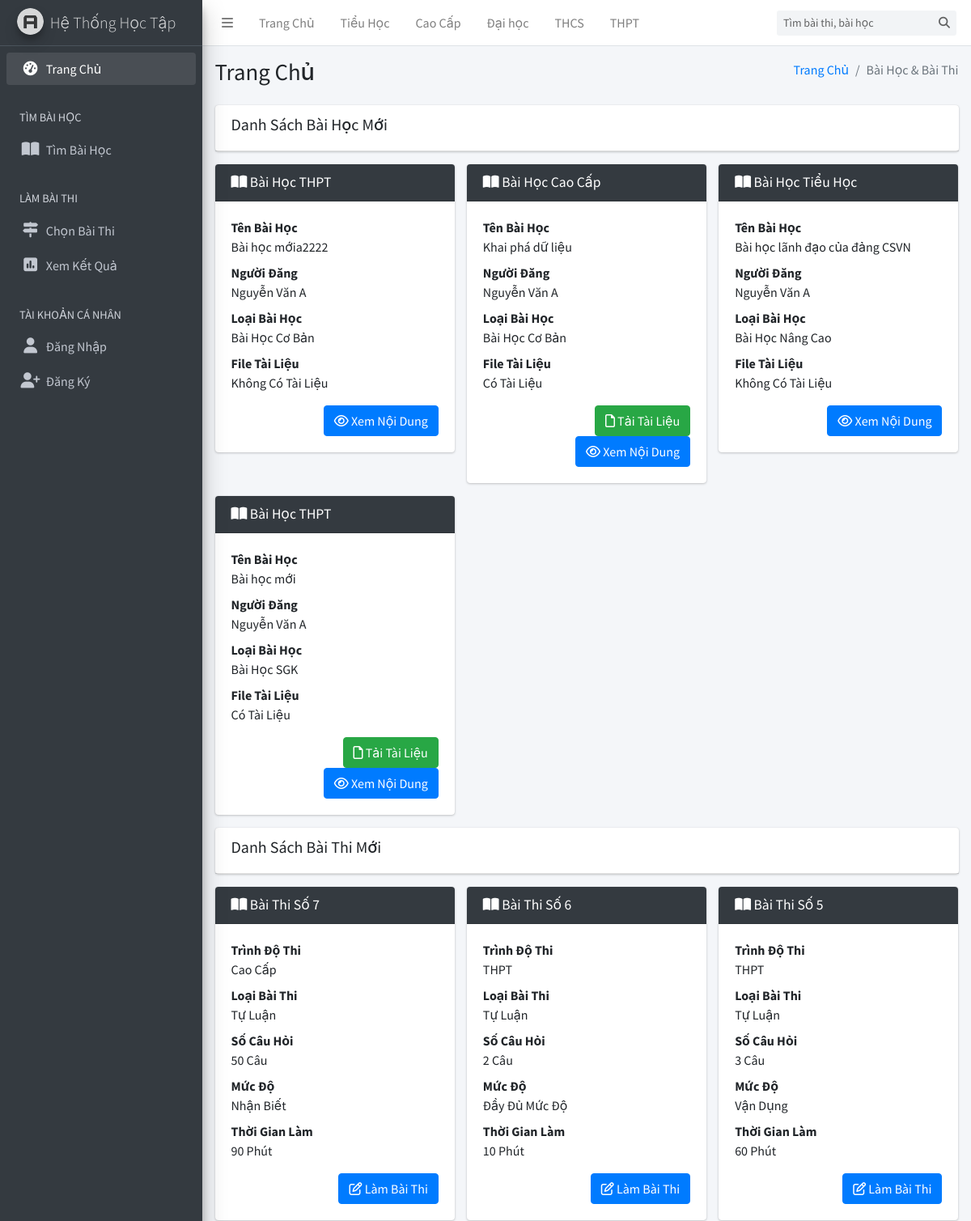
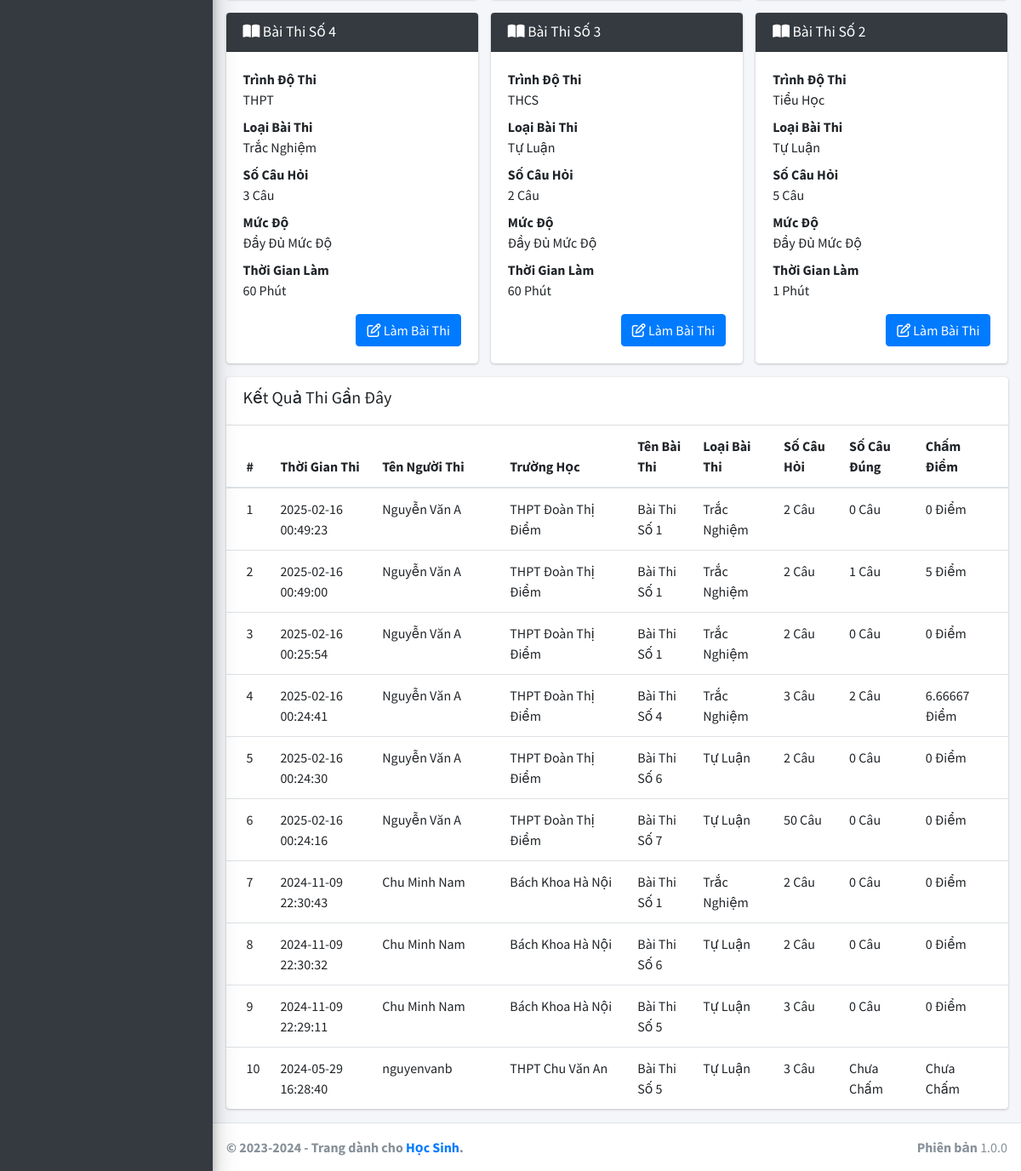
The page / on the database its author committed (2 pictures, top to bottom).
### tables this page shows
CREATE TABLE `trinhdo` (
  `MaTrinhDo` int(11) NOT NULL,
  `TenTrinhDo` varchar(255) NOT NULL,
  `DuongDan` text NOT NULL,
  `TrangThai` int(11) NOT NULL DEFAULT 1
);

CREATE TABLE `baihoc` (
  `MaBaiHoc` int(11) NOT NULL,
  `TenBaiHoc` varchar(255) NOT NULL,
  `MoTa` text NOT NULL,
  `DuongDan` text NOT NULL,
  `MaGiaoVien` int(11) NOT NULL,
  `LoaiBaiHoc` int(11) NOT NULL DEFAULT 1,
  `MaTrinhDo` int(11) NOT NULL,
  `TepTin` text DEFAULT NULL,
  `MaBaiThi` int(11) DEFAULT NULL,
  `TrangThai` int(11) NOT NULL DEFAULT 1
);

CREATE TABLE `giaovien` (
  `MaGiaoVien` int(11) NOT NULL,
  `TenGiaoVien` varchar(255) NOT NULL,
  `SoDienThoai` varchar(11) NOT NULL,
  `Email` varchar(255) NOT NULL,
  `TaiKhoan` varchar(255) NOT NULL,
  `MatKhau` varchar(255) NOT NULL,
  `TrangThai` int(11) NOT NULL DEFAULT 1
);

CREATE TABLE `baithi` (
  `MaBaiThi` int(11) NOT NULL,
  `MaTrinhDo` int(11) NOT NULL,
  `LoaiBaiThi` int(11) NOT NULL DEFAULT 1,
  `MucDo` int(11) NOT NULL DEFAULT 1,
  `SoCauHoi` int(11) NOT NULL DEFAULT 1,
  `ThoiGianLam` int(11) NOT NULL,
  `TrangThai` int(11) NOT NULL DEFAULT 1
);

CREATE TABLE `ketqua` (
  `MaKetQua` int(11) NOT NULL,
  `MaHocSinh` int(11) NOT NULL,
  `SoCauDung` int(11) NOT NULL,
  `ChamDiem` float NOT NULL,
  `ThoiGian` datetime NOT NULL DEFAULT current_timestamp(),
  `MaBaiThi` int(11) NOT NULL,
  `TrangThai` int(11) NOT NULL DEFAULT 1
);

CREATE TABLE `hocsinh` (
  `MaHocSinh` int(11) NOT NULL,
  `TenHocSinh` varchar(255) NOT NULL,
  `NgaySinh` date NOT NULL,
  `GioiTinh` int(11) NOT NULL,
  `TenTruong` varchar(255) NOT NULL,
  `TaiKhoan` varchar(255) NOT NULL,
  `MatKhau` varchar(255) NOT NULL,
  `TrangThai` int(11) NOT NULL DEFAULT 1
);

### application/views/Student/View_TrangChu.php (the view, shortened to what the rows shown need)
<?php require(APPPATH.'views/Student/layouts/header.php'); ?>
<div class="content-wrapper" style="min-height: 1203.31px;">
    <section class="content-header">
      <div class="container-fluid">
        <div class="row mb-2">
          <div class="col-sm-6">
            <h1>Trang Chủ</h1>
          </div>
        </div>
      </div>
    </section>
    <section class="content">
      <div class="container-fluid">
        <div class="row">
          <div class="col-12">
            <div class="row">
            	<?php foreach ($baihoc as $key => $value): ?>
            		<div class="col-md-4">
			            <div class="card">
			              <div class="card-header bg-dark">
			                <h4 class="card-title" style="color: white; text-transform: capitalize;">
			                  <i class="fas fa-book-open"></i>
			                   Bài Học <?php echo $value['TenTrinhDo'] ?>
			                </h4>
			              </div>
			              <div class="card-body">
			                <dl>
			                	<dt>Tên Bài Học</dt>
			                  <dd style="white-space: nowrap; overflow: hidden; text-overflow: ellipsis; display: block;"><?php echo $value['TenBaiHoc'] ?></dd>
			                  <dt>Người Đăng</dt>
			                  <dd><?php echo $value['TenGiaoVien'] ?></dd>
			                  <dt>Loại Bài Học</dt>
			                  <dd>
			                  	<?php if($value['LoaiBaiHoc'] == 1){ ?>
		                            Bài Học SGK
		                        <?php }else if($value['LoaiBaiHoc'] == 2){ ?>
		                            Bài Học Cơ Bản
		                        <?php }else if($value['LoaiBaiHoc'] == 3){ ?>
		                            Bài Học Nâng Cao
		                        <?php }else{ ?>
		                            Bài Học Luyện Thi
		                        <?php } ?>
			                  </dd>
			                  <dt>File Tài Liệu</dt>
			                  <dd>
			                  	<?php if($value['TepTin'] != NULL){ ?>
				                		Có Tài Liệu
				                	<?php }else{ ?>
				                		Không Có Tài Liệu
				                	<?php } ?>
			                  </dd>
			                </dl>
			                <div class="text-right">
			                	<?php if($value['TepTin'] != NULL){ ?>
			                		<a href="<?php echo $value['TepTin'] ?>" class="btn btn-success"><i class="fa-regular fa-file"></i> Tải Tài Liệu</a>
			                	<?php } ?>
			              		<a href="<?php echo base_url('bai-hoc/'.$value['DuongDan'].'/'); ?>" class="btn btn-primary"><i class="fa-regular fa-eye"></i> Xem Nội Dung</a>
			                </div>
			              </div>
			            </div>
			          </div>
            	<?php endforeach ?>
			</div>
          </div>
          <div class="col-12">
            <div class="row">
            	<?php foreach ($baithi as $key => $value): ?>
            		<div class="col-md-4">
			            <div class="card">
			              <div class="card-header bg-dark">
			                <h4 class="card-title" style="color: white; text-transform: capitalize;">
			                  <i class="fas fa-book-open"></i>
			                   Bài thi số <?php echo $value['MaBaiThi'] ?>
			                </h4>
			              </div>
			              <div class="card-body">
			                <dl>
			                	<dt>Trình Độ Thi</dt>
			                  <dd><?php echo $value['TenTrinhDo'] ?></dd>
			                  <dt>Loại Bài Thi</dt>
			                  <dd><?php echo $value['LoaiBaiThi'] == 1 ? "Trắc Nghiệm" : "Tự Luận"; ?></dd>
			                  <dt>Số Câu Hỏi</dt>
			                  <dd><?php echo $value['SoCauHoi'] ?> Câu</dd>
			                  <dt>Mức Độ</dt>
			                  <dd>
			                  	<?php if($value['MucDo'] == 1){ ?>
		                            Nhận Biết
		                        <?php }else if($value['MucDo'] == 2){ ?>
		                            Thông Hiểu
		                        <?php }else if($value['MucDo'] == 3){ ?>
		                            Vận Dụng
		                        <?php }else if($value['MucDo'] == 3){ ?>
		                        		Vận Dụng Cao
		                        <?php }else{ ?>
		                            Đầy Đủ Mức Độ
		                        <?php } ?>
			                  </dd>
			                  <dt>Thời Gian Làm</dt>
			                  <dd>
			                  	<?php echo $value['ThoiGianLam'] ?> Phút
			                  </dd>
			                </dl>
			                <div class="text-right">
			              		<a href="<?php echo base_url('lam-bai-thi/'.$value['MaBaiThi'].'/'); ?>" class="btn btn-primary"><i class="fa-regular fa-pen-to-square"></i> Làm Bài Thi</a>
			                </div>
			              </div>
			            </div>
			          </div>
            	<?php endforeach ?>
						</div>
          </div>
          <div class="col-12">
            <div class="card">
            	<div class="card-body table-responsive p-0">
                <table class="table table-hover">
                  <thead>
                    <tr>
                    	<th>#</th>
                    	<th style="width: fit-content;">Thời Gian Thi</th>
                    	<th style="width: 150px;">Tên Người Thi</th>
                    	<th style="width: 150px;">Trường Học</th>
                      <th>Tên Bài Thi</th>
                      <th>Loại Bài Thi</th>
                      <th>Số Câu Hỏi</th>
                      <th>Số Câu Đúng</th>
                      <th>Chấm Điểm</th>
                    </tr>
                  </thead>
	                  <tbody>
	                  	<?php foreach ($result as $key => $value): ?>
	                  		<tr>
		                      <td><?php echo $key + 1 ?></td>
		                      <td>
	                          <?php echo $value['ThoiGian'] ?>
	                        </td>
	                        <td>
	                        	<?php echo $value['TenHocSinh'] ?>
	                        </td>
	                        <td>
	                        	<?php echo $value['TenTruong'] ?>
	                        </td>
	                        <td>
	                          Bài Thi Số <?php echo $value['MaBaiThi'] ?>
	                        </td>
	                        <td>
	                        	<?php echo $value['LoaiBaiThi'] == 1 ? "Trắc Nghiệm" : "Tự Luận" ?>
	                        </td>
		                      <td>
		                      	<?php echo $value['SoCauHoi'] ?> Câu
		                      </td>
		                      <td>
		                      	<?php echo $value['SoCauDung'] == -1 ? "Chưa Chấm" : $value['SoCauDung'] ." Câu"; ?>
		                      </td>
		                      <td>
		                      	<?php echo $value['ChamDiem'] == -1 ? "Chưa Chấm" : $value['ChamDiem']. " Điểm"; ?>
		                      </td>
		                    </tr>
		                  <?php endforeach ?>
	                  </tbody>
                </table>
              </div>
            </div>
          </div>
        </div>
      </div>
    </section>
  </div>
<?php require(APPPATH.'views/Student/layouts/footer.php'); ?>

### application/views/Student/layouts/header.php (shortened to what the rows shown need)
<!DOCTYPE html>
<html>
<head>
  <link rel="stylesheet" href="https://cdnjs.cloudflare.com/ajax/libs/font-awesome/6.5.1/css/all.min.css">
  <link rel="stylesheet" href="https://code.ionicframework.com/ionicons/2.0.1/css/ionicons.min.css">
  <link rel="stylesheet" href="<?php echo base_url('public/admin/'); ?>plugins/tempusdominus-bootstrap-4/css/tempusdominus-bootstrap-4.min.css">
  <link rel="stylesheet" href="<?php echo base_url('public/admin/'); ?>plugins/icheck-bootstrap/icheck-bootstrap.min.css">
  <link rel="stylesheet" href="<?php echo base_url('public/admin/'); ?>dist/css/adminlte.min.css">
  <link rel="stylesheet" href="<?php echo base_url('public/admin/'); ?>plugins/overlayScrollbars/css/OverlayScrollbars.min.css">
  <link rel="stylesheet" href="<?php echo base_url('public/admin/'); ?>plugins/daterangepicker/daterangepicker.css">
  <link rel="stylesheet" href="<?php echo base_url('public/admin/'); ?>plugins/summernote/summernote-bs4.css">
</head>
<body class="hold-transition sidebar-mini layout-fixed" >
<div class="wrapper">
  <nav class="main-header navbar navbar-expand navbar-white navbar-light" style="justify-content: space-between;">
    <?php
      $CI = &get_instance();
      $trinhdo = $CI->Model_TrinhDo->getAll(0,1000);
    ?>
    <ul class="navbar-nav">
      <?php foreach ($trinhdo as $td): ?>
          <li class="nav-item d-none d-sm-inline-block">
              <a href="<?php echo base_url(); ?>?lop=<?php echo $td['MaTrinhDo']; ?>" class="nav-link"><?= htmlspecialchars($td['TenTrinhDo']) ?></a>
          </li>
      <?php endforeach; ?>
    </ul>
  </nav>

### rows shown on the page
trinhdo: TenTrinhDo "Tiểu Học"
trinhdo: TenTrinhDo "Cao Cấp"
trinhdo: TenTrinhDo "Đại học"
trinhdo: TenTrinhDo "THCS"
trinhdo: TenTrinhDo "THPT"
baihoc: MaTrinhDo.TenTrinhDo "THPT", TenBaiHoc "Bài học mớia2222", MaGiaoVien.TenGiaoVien "Nguyễn Văn A", LoaiBaiHoc "Bài Học Cơ Bản", shows "Không Có Tài Liệu"
baihoc: MaTrinhDo.TenTrinhDo "Cao Cấp", TenBaiHoc "Khai phá dữ liệu", MaGiaoVien.TenGiaoVien "Nguyễn Văn A", LoaiBaiHoc "Bài Học Cơ Bản", shows "Có Tài Liệu"
baihoc: MaTrinhDo.TenTrinhDo "Tiểu Học", TenBaiHoc "Bài học lãnh đạo của đảng CSVN", MaGiaoVien.TenGiaoVien "Nguyễn Văn A", LoaiBaiHoc "Bài Học Nâng Cao", shows "Không Có Tài Liệu"
baihoc: MaTrinhDo.TenTrinhDo "THPT", TenBaiHoc "Bài học mới", MaGiaoVien.TenGiaoVien "Nguyễn Văn A", LoaiBaiHoc "Bài Học SGK", shows "Có Tài Liệu"
baithi: MaBaiThi "7", MaTrinhDo.TenTrinhDo "Cao Cấp", LoaiBaiThi "Tự Luận", SoCauHoi "50", MucDo "Nhận Biết", ThoiGianLam "90"
baithi: MaBaiThi "6", MaTrinhDo.TenTrinhDo "THPT", LoaiBaiThi "Tự Luận", SoCauHoi "2", MucDo "Đầy Đủ Mức Độ", ThoiGianLam "10"
baithi: MaBaiThi "5", MaTrinhDo.TenTrinhDo "THPT", LoaiBaiThi "Tự Luận", SoCauHoi "3", MucDo "Vận Dụng", ThoiGianLam "60"
baithi: MaBaiThi "4", MaTrinhDo.TenTrinhDo "THPT", LoaiBaiThi "Trắc Nghiệm", SoCauHoi "3", MucDo "Đầy Đủ Mức Độ", ThoiGianLam "60"
baithi: MaBaiThi "3", MaTrinhDo.TenTrinhDo "THCS", LoaiBaiThi "Tự Luận", SoCauHoi "2", MucDo "Đầy Đủ Mức Độ", ThoiGianLam "60"
baithi: MaBaiThi "2", MaTrinhDo.TenTrinhDo "Tiểu Học", LoaiBaiThi "Tự Luận", SoCauHoi "5", MucDo "Đầy Đủ Mức Độ", ThoiGianLam "1"
ketqua: ThoiGian "2025-02-16 00:49:23", MaHocSinh.TenHocSinh "Nguyễn Văn A", MaHocSinh.TenTruong "THPT Đoàn Thị Điểm", MaBaiThi.MaBaiThi "1", shows "Trắc Nghiệm", MaBaiThi.SoCauHoi "2", SoCauDung "0", ChamDiem "0"
ketqua: ThoiGian "2025-02-16 00:49:00", MaHocSinh.TenHocSinh "Nguyễn Văn A", MaHocSinh.TenTruong "THPT Đoàn Thị Điểm", MaBaiThi.MaBaiThi "1", shows "Trắc Nghiệm", MaBaiThi.SoCauHoi "2", SoCauDung "1", ChamDiem "5"
ketqua: ThoiGian "2025-02-16 00:25:54", MaHocSinh.TenHocSinh "Nguyễn Văn A", MaHocSinh.TenTruong "THPT Đoàn Thị Điểm", MaBaiThi.MaBaiThi "1", shows "Trắc Nghiệm", MaBaiThi.SoCauHoi "2", SoCauDung "0", ChamDiem "0"
ketqua: ThoiGian "2025-02-16 00:24:41", MaHocSinh.TenHocSinh "Nguyễn Văn A", MaHocSinh.TenTruong "THPT Đoàn Thị Điểm", MaBaiThi.MaBaiThi "4", shows "Trắc Nghiệm", MaBaiThi.SoCauHoi "3", SoCauDung "2", ChamDiem "6.66667"
ketqua: ThoiGian "2025-02-16 00:24:30", MaHocSinh.TenHocSinh "Nguyễn Văn A", MaHocSinh.TenTruong "THPT Đoàn Thị Điểm", MaBaiThi.MaBaiThi "6", shows "Tự Luận", MaBaiThi.SoCauHoi "2", SoCauDung "0", ChamDiem "0"
ketqua: ThoiGian "2025-02-16 00:24:16", MaHocSinh.TenHocSinh "Nguyễn Văn A", MaHocSinh.TenTruong "THPT Đoàn Thị Điểm", MaBaiThi.MaBaiThi "7", shows "Tự Luận", MaBaiThi.SoCauHoi "50", SoCauDung "0", ChamDiem "0"
ketqua: ThoiGian "2024-11-09 22:30:43", MaHocSinh.TenHocSinh "Chu Minh Nam", MaHocSinh.TenTruong "Bách Khoa Hà Nội", MaBaiThi.MaBaiThi "1", shows "Trắc Nghiệm", MaBaiThi.SoCauHoi "2", SoCauDung "0", ChamDiem "0"
ketqua: ThoiGian "2024-11-09 22:30:32", MaHocSinh.TenHocSinh "Chu Minh Nam", MaHocSinh.TenTruong "Bách Khoa Hà Nội", MaBaiThi.MaBaiThi "6", shows "Tự Luận", MaBaiThi.SoCauHoi "2", SoCauDung "0", ChamDiem "0"
ketqua: ThoiGian "2024-11-09 22:29:11", MaHocSinh.TenHocSinh "Chu Minh Nam", MaHocSinh.TenTruong "Bách Khoa Hà Nội", MaBaiThi.MaBaiThi "5", shows "Tự Luận", MaBaiThi.SoCauHoi "3", SoCauDung "0", ChamDiem "0"
ketqua: ThoiGian "2024-05-29 16:28:40", MaHocSinh.TenHocSinh "nguyenvanb", MaHocSinh.TenTruong "THPT Chu Văn An", MaBaiThi.MaBaiThi "5", shows "Tự Luận", MaBaiThi.SoCauHoi "3", SoCauDung "Chưa Chấm", ChamDiem "Chưa Chấm"
